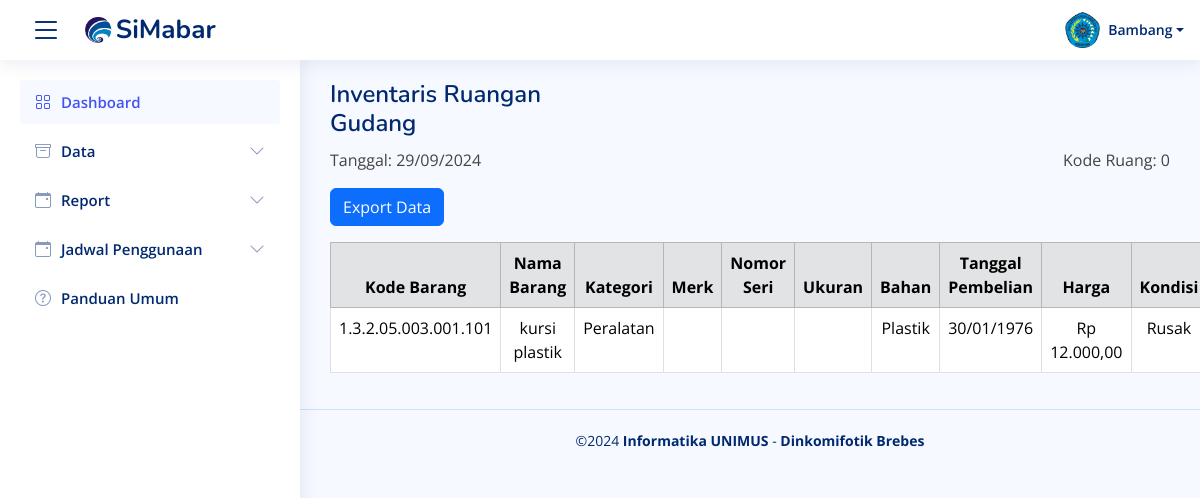
/inventaris_ruangan.php?nama_lokasi=Gudang, run on the app's committed database.
### tables this page shows
CREATE TABLE `data_barang` (
  `kode_barang` varchar(50) NOT NULL,
  `nama_barang` varchar(100) NOT NULL,
  `no_regristrasi` varchar(50) DEFAULT NULL,
  `kode_pemilik` varchar(50) DEFAULT NULL,
  `ruang_asal` varchar(100) DEFAULT NULL,
  `ruang_sekarang` varchar(100) DEFAULT NULL,
  `bid_ruang` varchar(50) DEFAULT NULL,
  `tempat_ruang` varchar(50) DEFAULT NULL,
  `tgl_pembelian` date DEFAULT NULL,
  `tgl_pembukuan` date DEFAULT NULL,
  `merk` varchar(100) DEFAULT NULL,
  `type` varchar(100) DEFAULT NULL,
  `kategori` varchar(100) DEFAULT NULL,
  `ukuran_CC` varchar(50) DEFAULT NULL,
  `no_pabrik` varchar(50) DEFAULT NULL,
  `no_rangka` varchar(50) DEFAULT NULL,
  `no_bpkb` varchar(50) DEFAULT NULL,
  `bahan` varchar(100) DEFAULT NULL,
  `no_mesin` varchar(50) DEFAULT NULL,
  `no_polisi` varchar(50) DEFAULT NULL,
  `kondisi_barang` varchar(50) DEFAULT NULL,
  `masa_manfaat` varchar(50) DEFAULT NULL,
  `harga_awal` decimal(15,2) DEFAULT NULL,
  `harga_total` decimal(15,2) DEFAULT NULL,
  `keterangan` text DEFAULT NULL,
  `foto_barang` varchar(255) DEFAULT NULL
);

### inventaris_ruangan.php (the view, shortened to what this page needs)
<?php
include 'koneksi/koneksi.php';
$limit = 10;
$page = isset($_GET['page']) ? (int)$_GET['page'] : 1;
$start = ($page - 1) * $limit;
$search_query = "";
$search_param = "";
$id_lokasi = isset($_GET['id_lokasi']) ? $_GET['id_lokasi'] : 0;
$nama_ruang = isset($_GET['nama_lokasi']) ? $_GET['nama_lokasi'] : '';
$tanggal_mulai = isset($_GET['tanggal_mulai']) ? $_GET['tanggal_mulai'] : '';
$tanggal_akhir = isset($_GET['tanggal_akhir']) ? $_GET['tanggal_akhir'] : '';
if (!empty($tanggal_mulai) && !empty($tanggal_akhir)) {
    $query = "SELECT b.kode_barang, b.nama_barang, b.kategori, b.merk, b.no_pabrik, b.ukuran_CC,
        b.bahan, b.tgl_pembelian, b.harga_total, b.kondisi_barang
        FROM data_barang b
        WHERE b.ruang_sekarang = ?
        AND b.tgl_pembelian BETWEEN ? AND ? $search_query
        LIMIT ?, ?";
} else {
    $query = "SELECT b.kode_barang, b.nama_barang, b.kategori, b.merk, b.no_pabrik, b.ukuran_CC,
        b.bahan, b.tgl_pembelian, b.harga_total, b.kondisi_barang
        FROM data_barang b
        WHERE b.ruang_sekarang = ? $search_query
        LIMIT ?, ?";
}
$stmt = mysqli_prepare($conn, $query);
if ($search_param) {
    mysqli_stmt_bind_param($stmt, "ssiii", $nama_ruang, $tanggal_mulai, $tanggal_akhir, $start, $limit);
} else {
    mysqli_stmt_bind_param($stmt, "sii", $nama_ruang, $start, $limit);
}
mysqli_stmt_execute($stmt);
$result = mysqli_stmt_get_result($stmt);
?>
<?php include("component/header.php"); ?>
<main id="main" class="main">
  <div class="pagetitle">
    <h1>Inventaris Ruangan</h1>
    <h1><?= htmlspecialchars($nama_ruang) ?></h1>
  </div>
  <div class="d-flex justify-content-between mb-3">
    <div>
      Tanggal:
      <?= !empty($tanggal_mulai) ? date('d/m/Y', strtotime($tanggal_mulai)) : date('d/m/Y') ?>
    </div>
    <div>
      Kode Ruang: <?= htmlspecialchars($id_lokasi) ?>
    </div>
  </div>
  <a href="proses/barang/export_inventaris.php?id_lokasi=<?= $id_lokasi ?>&nama_lokasi=<?= urlencode($nama_ruang) ?>" class="btn btn-primary mb-3">Export Data</a>
  <table class="table table-bordered">
    <thead class="table-secondary text-center">
      <tr>
        <th>Kode Barang</th>
        <th>Nama Barang</th>
        <th>Kategori</th>
        <th>Merk</th>
        <th>Nomor Seri</th>
        <th>Ukuran</th>
        <th>Bahan</th>
        <th>Tanggal Pembelian</th>
        <th>Harga</th>
        <th>Kondisi</th>
      </tr>
    </thead>
    <tbody>
      <?php while ($row = mysqli_fetch_assoc($result)) : ?>
        <tr class='text-center'>
          <td><?= htmlspecialchars($row['kode_barang']) ?></td>
          <td><?= htmlspecialchars($row['nama_barang']) ?></td>
          <td><?= htmlspecialchars($row['kategori']) ?></td>
          <td><?= htmlspecialchars($row['merk']) ?></td>
          <td><?= htmlspecialchars($row['no_pabrik']) ?></td>
          <td><?= htmlspecialchars($row['ukuran_CC']) ?></td>
          <td><?= htmlspecialchars($row['bahan']) ?></td>
          <td><?= date('d/m/Y', strtotime($row['tgl_pembelian'])) ?></td>
          <td>Rp <?= number_format($row['harga_total'], 2, ',', '.') ?></td>
          <td><?= htmlspecialchars($row['kondisi_barang']) ?></td>
        </tr>
      <?php endwhile; ?>
    </tbody>
  </table>
</main>
<?php include("component/footer.php"); ?>

### css/style.css (style rules this page uses)
:root { scroll-behavior: smooth; }
body { font-family: "Open Sans", sans-serif; background: #f6f9ff; color: #444444; }
a { color: #4154f1; text-decoration: none; }
h1, h2, h3, h4, h5, h6 { font-family: "Nunito", sans-serif; }
#main { margin-top: 60px; padding: 20px 30px; transition: all 0.3s; }
.pagetitle { margin-bottom: 10px; }
.pagetitle h1 { font-size: 24px; margin-bottom: 0; font-weight: 600; color: #012970; }
@media (min-width: 1200px) { #main, #footer { margin-left: 300px; } }

### data on the page
data_barang: kode_barang "1.3.2.05.003.001.101", nama_barang "kursi plastik", kategori "Peralatan", bahan "Plastik", tgl_pembelian "30/01/1976", harga_total "12.000,00", kondisi_barang "Rusak"

### other printed values
$nama_ruang "Gudang"
$id_lokasi "0"
